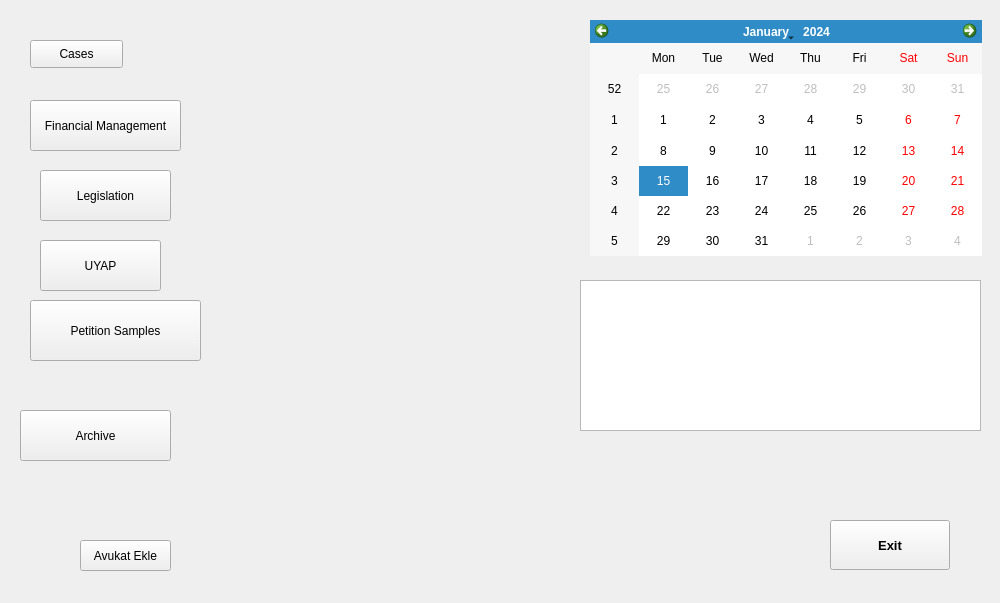
<?xml version="1.0" encoding="UTF-8"?>
<ui version="4.0">
 <class>FormMainWindow</class>
 <widget class="QWidget" name="FormMainWindow">
  <property name="geometry">
   <rect>
    <x>0</x>
    <y>0</y>
    <width>1000</width>
    <height>603</height>
   </rect>
  </property>
  <property name="minimumSize">
   <size>
    <width>1000</width>
    <height>600</height>
   </size>
  </property>
  <property name="windowTitle">
   <string>Main Window</string>
  </property>
  <widget class="QCalendarWidget" name="calendarWidget">
   <property name="geometry">
    <rect>
     <x>590</x>
     <y>20</y>
     <width>392</width>
     <height>236</height>
    </rect>
   </property>
  </widget>
  <widget class="QPushButton" name="btnCases">
   <property name="geometry">
    <rect>
     <x>30</x>
     <y>40</y>
     <width>93</width>
     <height>28</height>
    </rect>
   </property>
   <property name="text">
    <string>Cases</string>
   </property>
  </widget>
  <widget class="QPushButton" name="btnExit">
   <property name="geometry">
    <rect>
     <x>830</x>
     <y>520</y>
     <width>120</width>
     <height>50</height>
    </rect>
   </property>
   <property name="minimumSize">
    <size>
     <width>120</width>
     <height>50</height>
    </size>
   </property>
   <property name="maximumSize">
    <size>
     <width>120</width>
     <height>50</height>
    </size>
   </property>
   <property name="font">
    <font>
     <pointsize>10</pointsize>
     <weight>75</weight>
     <bold>true</bold>
    </font>
   </property>
   <property name="text">
    <string>Exit</string>
   </property>
  </widget>
  <widget class="QPushButton" name="btnFinancialManag">
   <property name="geometry">
    <rect>
     <x>30</x>
     <y>100</y>
     <width>151</width>
     <height>51</height>
    </rect>
   </property>
   <property name="text">
    <string>Financial Management</string>
   </property>
  </widget>
  <widget class="QPushButton" name="btnLegislation">
   <property name="geometry">
    <rect>
     <x>40</x>
     <y>170</y>
     <width>131</width>
     <height>51</height>
    </rect>
   </property>
   <property name="text">
    <string>Legislation</string>
   </property>
  </widget>
  <widget class="QPushButton" name="btnPetitions">
   <property name="geometry">
    <rect>
     <x>30</x>
     <y>300</y>
     <width>171</width>
     <height>61</height>
    </rect>
   </property>
   <property name="text">
    <string>Petition Samples</string>
   </property>
  </widget>
  <widget class="QPushButton" name="btnArchive">
   <property name="geometry">
    <rect>
     <x>20</x>
     <y>410</y>
     <width>151</width>
     <height>51</height>
    </rect>
   </property>
   <property name="text">
    <string>Archive</string>
   </property>
  </widget>
  <widget class="QPushButton" name="btnAddLawyer">
   <property name="geometry">
    <rect>
     <x>80</x>
     <y>540</y>
     <width>91</width>
     <height>31</height>
    </rect>
   </property>
   <property name="text">
    <string>Avukat Ekle</string>
   </property>
  </widget>
  <widget class="QPushButton" name="btnUyap">
   <property name="geometry">
    <rect>
     <x>40</x>
     <y>240</y>
     <width>121</width>
     <height>51</height>
    </rect>
   </property>
   <property name="text">
    <string>UYAP</string>
   </property>
  </widget>
  <widget class="QTextEdit" name="textDateNote">
   <property name="geometry">
    <rect>
     <x>580</x>
     <y>280</y>
     <width>401</width>
     <height>151</height>
    </rect>
   </property>
  </widget>
 </widget>
 <resources/>
 <connections/>
</ui>
